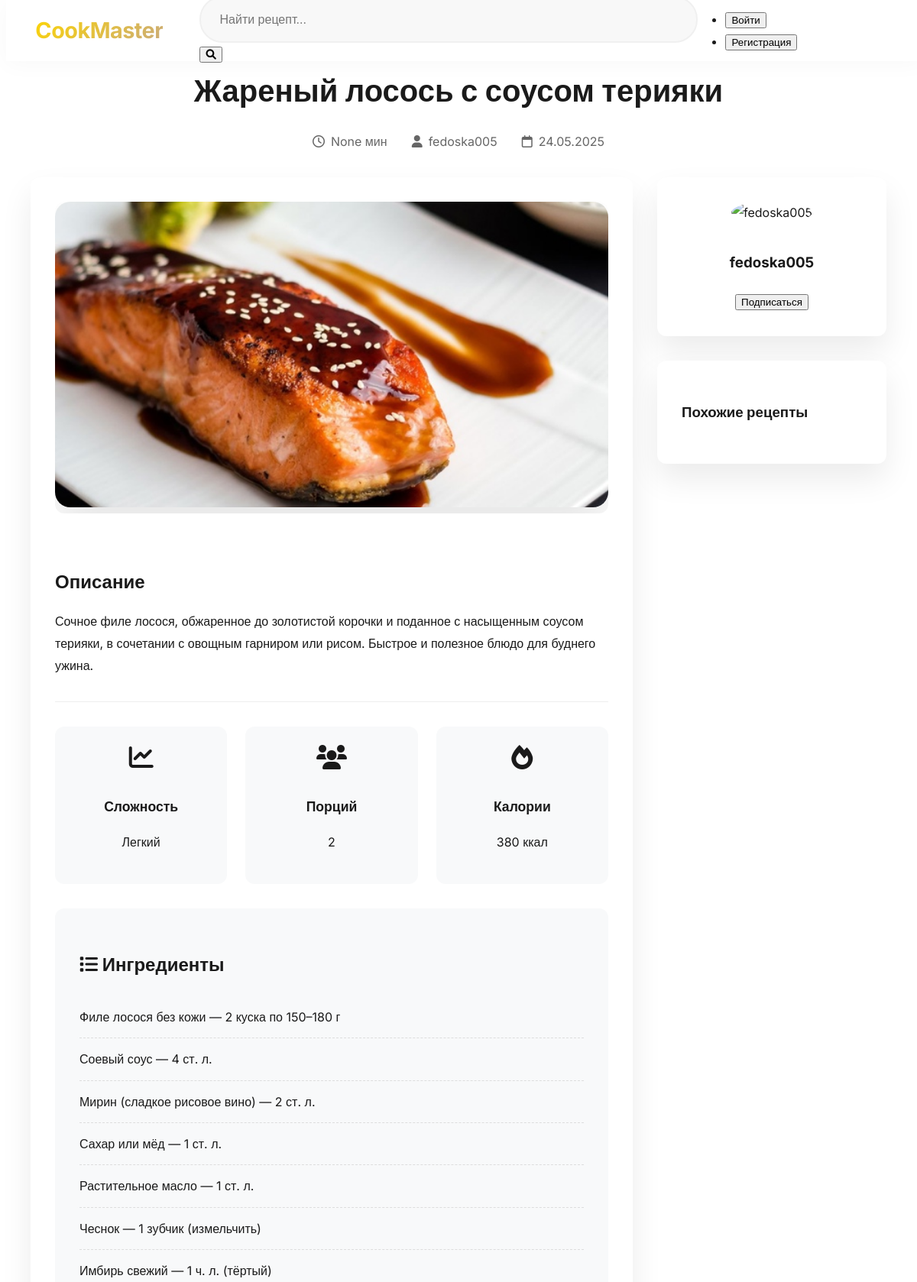
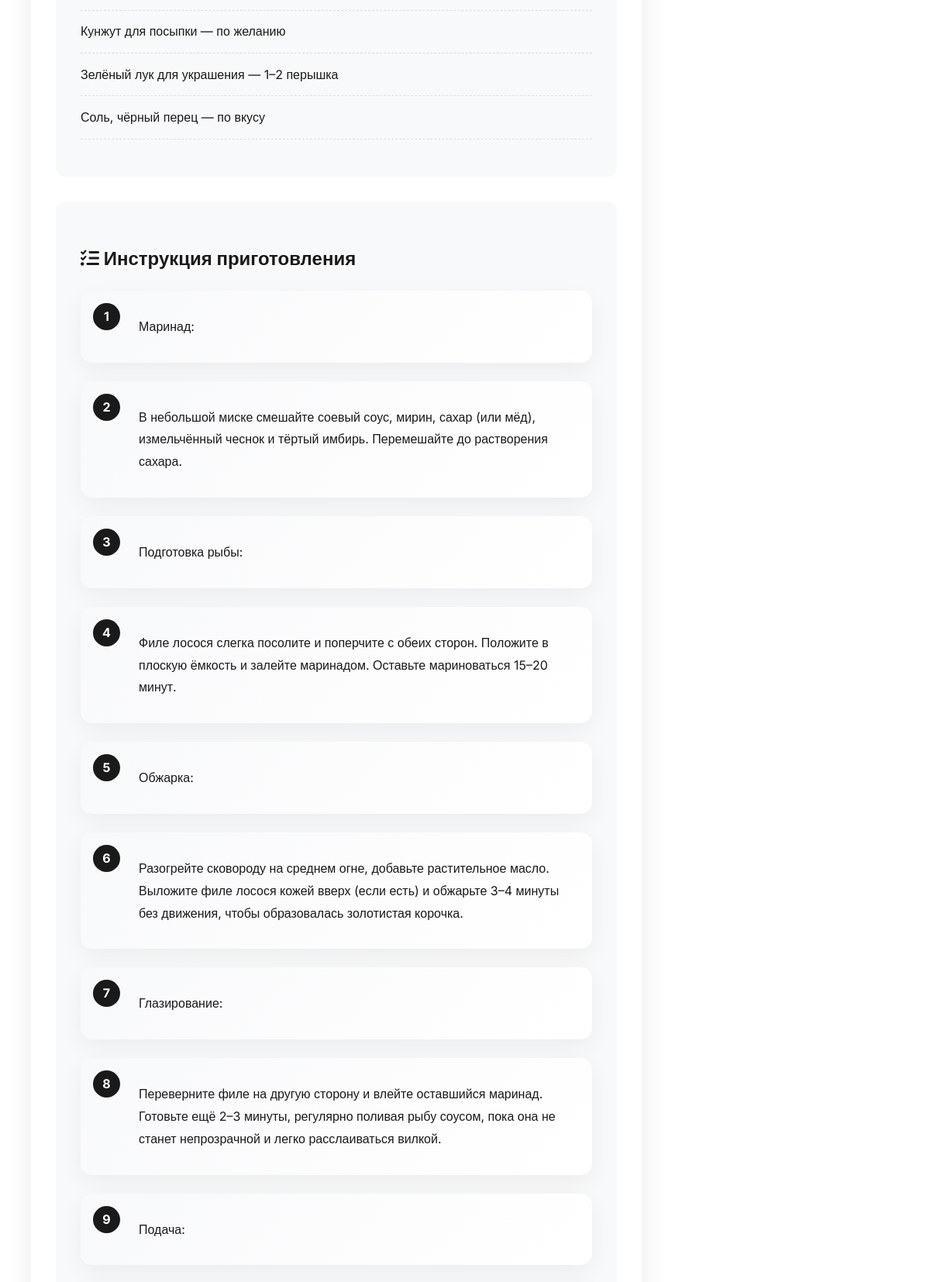
/recipe/4/ (upper part), run on the app's committed database (2 pictures, top to bottom).
### recipes/models.py (models this page shows, shortened)
class Recipe(models.Model):
    DIFFICULTY_CHOICES = [
        ('easy', 'Легкий'),
        ('medium', 'Средний'),
        ('hard', 'Сложный'),
    ]
    title = models.CharField(max_length=255, verbose_name="Название")
    description = models.TextField(verbose_name="Описание")
    ingredients = models.TextField(verbose_name="Ингредиенты", help_text="Каждый ингредиент с новой строки")
    cooking_steps = models.TextField(verbose_name="Шаги приготовления", help_text="Каждый шаг с новой строки")
    cooking_time = models.CharField(max_length=100, blank=True, null=True, verbose_name="Время готовки") # в минутах
    image = models.ImageField(upload_to='recipes/images/', blank=True, null=True, verbose_name="Фото")
    author = models.ForeignKey(User, on_delete=models.CASCADE, verbose_name="Автор")
    created_at = models.DateTimeField(auto_now_add=True, verbose_name="Дата создания")
    category = models.ManyToManyField(
        Category,
        through='RecipeCategory',
        related_name='recipes',
        verbose_name="Категории"
    )   # Связь с категорией
    difficulty = models.CharField(
        max_length=10,
        choices=DIFFICULTY_CHOICES,
        default='medium',
        verbose_name="Сложность"
    )
    servings = models.PositiveIntegerField(default=1, verbose_name="Порции")
    calories = models.PositiveIntegerField(default=0, verbose_name="Калории")
    class Meta:
        verbose_name = "Рецепт"
        verbose_name_plural = "Рецепты"

### recipes/views.py (the view)
# urls.py: path('recipe/<int:recipe_id>/', views.recipe_detail, name='recipe_detail'),
def recipe_detail(request, recipe_id):
    recipe = get_object_or_404(Recipe, id=recipe_id)
    context = {
        'recipe': recipe,
        'home_url': reverse('recipes:home')  # Add the correct URL name
    }
    return render(request, 'recipes/recipe_detail.html', context)

### recipes/templates/recipes/recipe_detail.html (shortened to what this page needs)
{% extends 'base.html' %}
{% load static %}
{% block content %}
<div class="recipe-detail">
    <div class="recipe-header">
        <div class="recipe-title-section">
            <h1>{{ recipe.title }}</h1>
            <div class="recipe-meta">
                <span><i class="far fa-clock"></i> {{ recipe.cooking_time }} мин</span>
                <span><i class="fas fa-user"></i> {{ recipe.author }}</span>
                <span><i class="far fa-calendar"></i> {{ recipe.created_at|date:"d.m.Y" }}</span>
            </div>
        </div>
    </div>
    <div class="recipe-content">
        <div class="recipe-main">
            <div class="recipe-image-container">
                {% if recipe.image %}
                    <img src="{{ recipe.image.url }}" alt="{{ recipe.title }}" class="recipe-main-image">
                {% else %}
                    <img src="{% static 'images/default-recipe.jpg' %}" alt="Default recipe image" class="recipe-main-image">
                {% endif %}
            </div>
            <div class="recipe-description">
                <h2>Описание</h2>
                <p>{{ recipe.description }}</p>
            </div>
            <div class="recipe-info-grid">
                <div class="recipe-info-card">
                    <i class="fas fa-chart-line"></i>
                    <h3>Сложность</h3>
                    <p>{{ recipe.get_difficulty_display }}</p>
                </div>
                <div class="recipe-info-card">
                    <i class="fas fa-users"></i>
                    <h3>Порций</h3>
                    <p>{{ recipe.servings }}</p>
                </div>
                <div class="recipe-info-card">
                    <i class="fas fa-fire"></i>
                    <h3>Калории</h3>
                    <p>{{ recipe.calories }} ккал</p>
                </div>
            </div>
            <div class="recipe-sections">
                <div class="ingredients-section">
                    <h2><i class="fas fa-list"></i> Ингредиенты</h2>
                    <ul class="ingredients-list">
                        {% for ingredient in recipe.ingredients.splitlines %}
                        <li>
                            <span class="ingredient-name">{{ ingredient }}</span>
                        </li>
                        {% endfor %}
                    </ul>
                </div>
                <div class="instructions-section">
                    <h2><i class="fas fa-tasks"></i> Инструкция приготовления</h2>
                    <div class="instructions-list">
                        {% for step in recipe.cooking_steps.splitlines %}
                        <div class="instruction-step">
                            <div class="step-number">{{ forloop.counter }}</div>
                            <p>{{ step }}</p>
                        </div>
                        {% endfor %}
                    </div>
                </div>
            </div>
        </div>
        <div class="recipe-sidebar">
            <div class="author-card">
                <img src="{{ recipe.author.profile.avatar.url }}" alt="{{ recipe.author.username }}" class="author-avatar">
                <h3>{{ recipe.author.username }}</h3>
                <button class="btn-follow">Подписаться</button>
            </div>
            <div class="similar-recipes">
                <h3>Похожие рецепты</h3>
            </div>
        </div>
    </div>
</div>
{% endblock %}

### recipes/static/css/style.css (style rules this page uses)
:root { --primary-color: #1a1a1a; --secondary-color: #ffd700; --accent-color: #c8a97e; --background-color: #ffffff; --card-bg: #ffffff; --text-primary: #1a1a1a; --text-secondary: #666666; --border-radius: 12px; --box-shadow: 0 20px 40px rgba(0, 0, 0, 0.08); --transition: all 0.4s cubic-bezier(0.165, 0.84, 0.44, 1); --header-height: 80px; }
html { scroll-behavior: smooth; scroll-padding-top: var(--header-height); }
body { font-family: 'Inter', sans-serif; background-color: var(--background-color); color: var(--text-primary); line-height: 1.8; }
.recipe-content { flex-grow: 1; }
.recipe-detail { max-width: 1200px; margin: 0 auto; padding: 3rem 2rem; }
.recipe-header { text-align: center; margin-bottom: 2rem; }
.recipe-title-section h1 { font-size: 2.5rem; color: var(--text-primary); margin-bottom: 1rem; }
.recipe-meta { display: flex; justify-content: center; gap: 2rem; color: var(--text-secondary); }
.recipe-meta span { display: flex; align-items: center; gap: 0.5rem; }
.recipe-content { display: grid; grid-template-columns: 1fr 300px; gap: 2rem; }
.recipe-main { background: var(--card-bg); border-radius: var(--border-radius); padding: 2rem; box-shadow: var(--box-shadow); }
.recipe-image-container { border-radius: var(--border-radius); overflow: hidden; margin-bottom: 2rem; }
.recipe-main-image { width: 100%; height: 400px; object-fit: cover; border-radius: 20px; box-shadow: 0 30px 60px rgba(0,0,0,0.1); }
.recipe-description { margin: 2rem 0; padding: 1rem 0; border-bottom: 1px solid #eee; }
.recipe-description h2 { color: var(--text-primary); margin-bottom: 1rem; font-size: 1.5rem; }
.recipe-info-grid { display: grid; grid-template-columns: repeat(3, 1fr); gap: 1.5rem; margin: 2rem 0; }
.recipe-info-card { background: #f8f9fa; padding: 1.5rem; border-radius: var(--border-radius); text-align: center; transition: transform 0.3s ease; }
.recipe-info-card i { font-size: 2rem; color: var(--primary-color); margin-bottom: 1rem; }
.recipe-info-card h3 { font-size: 1.1rem; margin-bottom: 0.5rem; color: var(--text-primary); }
.ingredients-section, .instructions-section { margin: 2rem 0; padding: 2rem; background: #f8f9fa; border-radius: var(--border-radius); }
.ingredients-list { list-style: none; padding: 0; }
.ingredients-list li { display: flex; justify-content: space-between; padding: 0.8rem 0; border-bottom: 1px dashed #ddd; }
.instruction-step { display: flex; gap: 1.5rem; margin-bottom: 1.5rem; padding: 1rem; background: linear-gradient(135deg, #f8f9fa 0%, #ffffff 100%); border-radius: 15px; box-shadow: 0 10px 30px rgba(0,0,0,0.05); transition: var(--transition); }
.step-number { width: 35px; height: 35px; background: var(--primary-color); color: white; border-radius: 50%; display: flex; align-items: center; justify-content: center; font-weight: bold; flex-shrink: 0; }
.recipe-sidebar { display: flex; flex-direction: column; gap: 2rem; }
.author-card { background: var(--card-bg); padding: 2rem; border-radius: var(--border-radius); text-align: center; box-shadow: var(--box-shadow); }
.author-avatar { width: 100px; height: 100px; border-radius: 50%; margin-bottom: 1rem; object-fit: cover; }
.similar-recipes { background: var(--card-bg); padding: 2rem; border-radius: var(--border-radius); box-shadow: var(--box-shadow); }

### data on the page
Recipe: title "Жареный лосось с соусом терияки", cooking_time "None", author "fedoska005", created_at "24.05.2025", image (picture), description "Сочное филе лосося, обжаренное до золотистой корочки и поданное с насыщенным соусом терияки, в сочетании с овощным гарниром или рисом. Быстрое и полезное блюдо для буднего ужина.", difficulty "Легкий", servings "2", calories "380", author.username "fedoska005"

### other printed values
{{ ingredient }} "Филе лосося без кожи — 2 куска по 150–180 г" "Соевый соус — 4 ст. л." "Мирин (сладкое рисовое вино) — 2 ст. л." "Сахар или мёд — 1 ст. л." "Растительное масло — 1 ст. л." "Чеснок — 1 зубчик (измельчить)" "Имбирь свежий — 1 ч. л. (тёртый)" "Кунжут для посыпки — по желанию" "Зелёный лук для украшения — 1–2 перышка" "Соль, чёрный перец — по вкусу"
{{ step }} "Маринад:" "В небольшой миске смешайте соевый соус, мирин, сахар (или мёд), измельчённый чеснок и тёртый имбирь. Перемешайте до растворения сахара." "Подготовка рыбы:" "Филе лосося слегка посолите и поперчите с обеих сторон. Положите в плоскую ёмкость и залейте маринадом. Оставьте мариноваться 15–20 минут." "Обжарка:" "Разогрейте сковороду на среднем огне, добавьте растительное масло. Выложите филе лосося кожей вверх (если есть) и обжарьте 3–4 минуты без движения, чтобы образовалась золотистая корочка." "Глазирование:" "Переверните филе на другую сторону и влейте оставшийся маринад. Готовьте ещё 2–3 минуты, регулярно поливая рыбу соусом, пока она не станет непрозрачной и легко расслаиваться вилкой." "Подача:"
